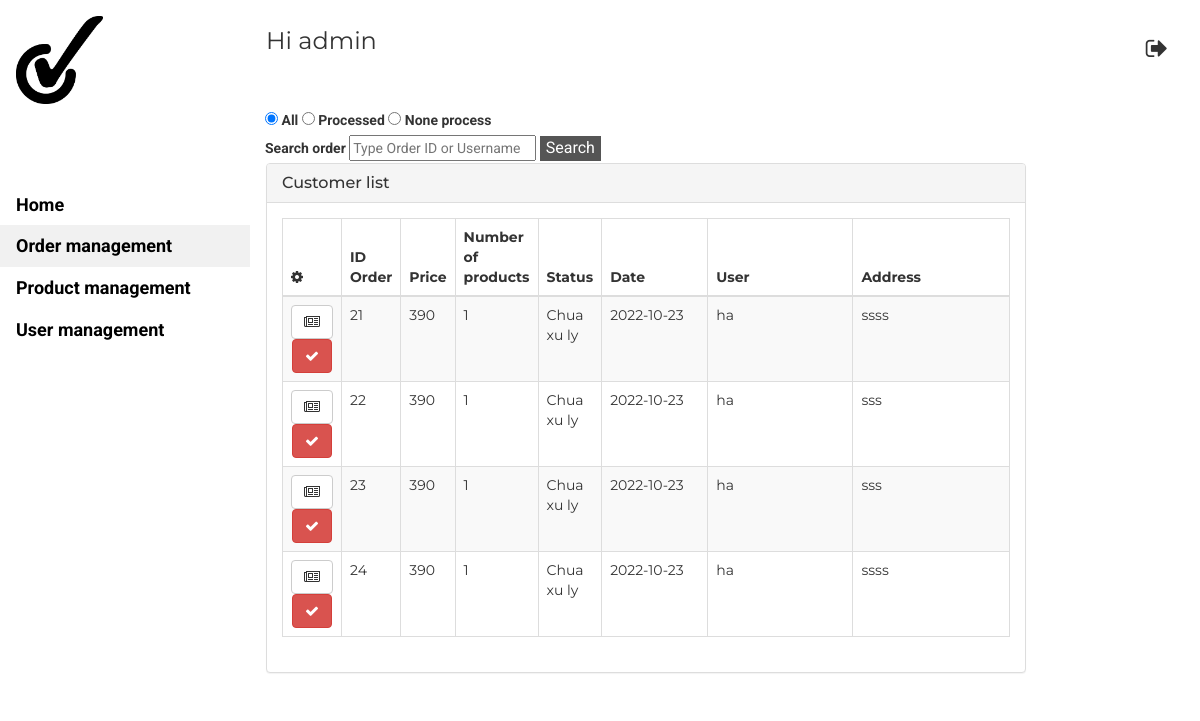
Screenshot of /admin/admin.php (signed in) with the database file from the repository.
### tables this page shows
CREATE TABLE `donhang` (
  `maDon` int(30) NOT NULL,
  `giaDon` int(30) NOT NULL,
  `soluongMua` int(30) NOT NULL,
  `tinhtrang` varchar(64) NOT NULL,
  `ngaydat` date NOT NULL,
  `userKH` varchar(64) NOT NULL,
  `diachinhan` varchar(50) NOT NULL
);

### process/login.php (called while the page is built, shortened)
<?php
function isLoginedAdmin(){
    return isset($_SESSION['admin']);
}

### admin/admin.php (the view, shortened to what this page needs)
<!DOCTYPE html>
<?php require_once('../process/login.php'); ?>
<html>
<link rel="stylesheet" href="../SOURCE.css">
<link rel="stylesheet" href="https://cdnjs.cloudflare.com/ajax/libs/font-awesome/4.7.0/css/font-awesome.min.css">
<link rel="stylesheet" href="https://maxcdn.bootstrapcdn.com/bootstrap/3.3.6/css/bootstrap.min.css">
<?php
if (isLoginedAdmin()) {
?>
  <body class="w3-content" style="max-width:1200px">
    <nav class="w3-sidebar w3-bar-block w3-white w3-collapse w3-top" style="z-index:3;width:250px" id="mySidebar">
      <div class="w3-container w3-display-container w3-padding-16">
        <a href="#"><img src="../Images/ANHNEN/logocheck.jpg" alt="LOGO" width="40%"></a>
      </div>
      <div class="w3-padding-64 w3-large w3-text-gray" style="font-weight:bold">
        <a href="index.php" class="w3-bar-item w3-button w3-white">Home</a>
        <a href="#" class="w3-button w3-block w3-light-grey w3-left-align">Order management</a>
        <a href="Productmanagement.php" class="w3-bar-item w3-button w3-white">Product management</a>
        <a href="user.php" class="w3-button w3-block w3-white w3-left-align">User management</a>
      </div>
    </nav>
    <div class="w3-main" style="margin-left:250px">
      <header class="w3-container w3-xlarge w3-padding-24">
        <p class="w3-left">Hi admin</p>
        <p class="w3-right">
          <a href="logoutadmin.php" class="w3-bar-item w3-button  w3-right">
            <i class="fa fa-sign-out  "></i>
          </a>
        </p>
      </header>
      <form style="padding-left: 15px;" onchange="reloadadmin()">
        <input type="radio" id="all" name="select" value="1" <?php if (isset($_REQUEST['select'])) {
                                                  echo ($_REQUEST['select'] == 1) ? 'checked="checked"' : '';
                                                }
                                                echo 'checked="checked"'  ?>>
        <label for="All">All</label>
        <input type="radio" id="pro" name="select" value="2" <?php if (isset($_REQUEST['select'])) {
                                                  echo ($_REQUEST['select'] == 2) ? 'checked="checked"' : '';
                                                } ?>>
        <label for="Processed">Processed</label>
        <input type="radio" id="nonepro" value="3" name="select"  <?php if (isset($_REQUEST['select'])) {
                                                      echo ($_REQUEST['select'] == 3) ? 'checked="checked"' : '';
                                                    } ?>>
        <label for="nonepro">None process</label>
        <div>
          <label for="searchOrder">Search order </label>
          <input type="text" id="textOrder" name="searchText" style="width: 20%" placeholder="Type Order ID or Username" value="<?php
                                                                                                              echo isset($_REQUEST['searchText']) ? $_REQUEST['searchText'] : "";
                                                                                                              ?>">
          <button class="button" onclick="reloadadmin()">Search</button>
        </div>
      </form>
      <div class="w3-container  ">
        <div class="row">
          <div class="col-md-10 ">
            <div class="panel panel-default panel-table">
              <div class="panel-heading">
                <div class="row">
                  <div class="col col-xs-6">
                    <h3 class="panel-title">Customer list</h3>
                  </div>
                </div>
              </div>
              <div class="panel-body">
                <?php
                $conn = createDbConnection();
                if (isset($_REQUEST['searchText'])) {
                  $seachtext = $_REQUEST['searchText'];
                  if (isset($_REQUEST['select'])) {
                    if ($_REQUEST['select'] == 1)
                      $sql = "SELECT * FROM donhang  where (maDon like '%$seachtext%' or userKH like '%$seachtext%')";
                    else if ($_REQUEST['select'] == 2)
                      $sql = "SELECT * FROM donhang WHERE tinhtrang='Da xu ly' and (maDon like '%$seachtext%' or userKH like '%$seachtext%')";
                    else
                      $sql = "SELECT * FROM donhang WHERE tinhtrang='Chua xu ly' and (maDon like '%$seachtext%' or userKH like '%$seachtext%')";
                  } else {
                    $sql = "SELECT * FROM donhang where (maDon like '%$seachtext%' or userKH like '%$seachtext%')";
                  }
                } else {
                  if (isset($_REQUEST['select'])) {
                    if ($_REQUEST['select'] == 1)
                      $sql = "SELECT * FROM donhang";
                    else if ($_REQUEST['select'] == 2)
                      $sql = "SELECT * FROM donhang WHERE tinhtrang='Da xu ly'";
                    else
                      $sql = "SELECT * FROM donhang WHERE tinhtrang='Chua xu ly'";
                  } else {
                    $sql = "SELECT * FROM donhang";
                  }
                }
                if ($result = mysqli_query($conn, $sql)) {
                  if (mysqli_num_rows($result) > 0) {
                ?>
                    <table class="table table-striped table-bordered table-list">
                      <thead>
                        <tr>
                          <th><em class="fa fa-cog"></em>
                          </th>
                          <th class="hidden-xs" width=75px>ID Order</th>
                          <th>Price</th>
                          <th width=80px>Number of products</th>
                          <th width=100px>Status</th>
                          <th width=20%>Date</th>
                          <th width=30%>User</th>
                          <th width=30%>Address</th>
                        </tr>
                      </thead>
                      <tbody>
                        <?php
                        while ($row = mysqli_fetch_array($result)) {
                        ?>
                          <tr>
                            <td align="center"><a class="btn btn-default">
                                <em class="fa fa-newspaper-o" onclick="billdetail('<?= $row['maDon'] ?>','<?= $row['userKH'] ?>'
                                )"></em></a>
                              <?php
                              if ($row['tinhtrang'] == "Chua xu ly") { ?>
                                <button class="btn btn-danger fa fa-check" onclick="myFunction('<?= $row['maDon'] ?>')"></button>
                              <?php } else { ?>
                                <button class="btn btn-danger fa fa-check" style="background-color: gray;"></button>
                              <?php } ?>
                            </td>
                            <td class="hidden-xs"><?php echo $row['maDon'] ?></td>
                            <td><?php echo $row['giaDon'] ?></td>
                            <td><?php echo $row['soluongMua'] ?></td>
                            <td><?php echo $row['tinhtrang'] ?></td>
                            <td><?php echo $row['ngaydat'] ?></td>
                            <td><?php echo $row['userKH'] ?></td>
                            <td><?php echo $row['diachinhan'] ?></td>
                          </tr>
              </div>
            </div>
      <?php
                        }
                      }
                    }
      ?>
  </body>
<?php
} else {
  echo '<script>window.location.replace("/WEB2/admin")</script>';
}
?>
</html>

### SOURCE.css (style rules this page uses)
html { box-sizing:border-box }
*,*:before,*:after { box-sizing:inherit }
html { -ms-text-size-adjust:100%;-webkit-text-size-adjust:100% }
body { margin:0 }
article,aside,details,figcaption,figure,footer,header,main,menu,nav,section { display:block }
a { background-color:transparent }
img { border-style:none }
button,input,select,textarea,optgroup { font:inherit;margin:0 }
button,input { overflow:visible }
button,select { text-transform:none }
button,[type=button],[type=reset],[type=submit] { -webkit-appearance:button }
[type=checkbox],[type=radio] { padding:0 }
html,body { font-family:Verdana,sans-serif;font-size:15px;line-height:1.5 }
html { overflow-x:hidden }
h3 { font-size:24px }
h1,h2,h3,h4,h5,h6 { font-family:"Segoe UI",Arial,sans-serif;font-weight:400;margin:10px 0 }
img { vertical-align:middle }
a { color:inherit }
.w3-btn,.w3-button { border:none;display:inline-block;padding:8px 16px;vertical-align:middle;overflow:hidden;text-decoration:none;color:inherit;background-color:inherit;text-align:center;cursor:pointer;white-space:nowrap }
.w3-btn,.w3-button { -webkit-touch-callout:none;-webkit-user-select:none;-khtml-user-select:none;-moz-user-select:none;-ms-user-select:none;user-select:none }
.w3-tooltip,.w3-display-container { position:relative }
.w3-sidebar { height:100%;width:200px;background-color:#fff;position:fixed!important;z-index:1;overflow:auto }
.w3-main,#main { transition:margin-left .4s }
.w3-bar-block .w3-bar-item { width:100%;display:block;padding:8px 16px;text-align:left;border:none;white-space:normal;float:none;outline:0 }
.w3-block { display:block;width:100% }
.w3-container:after,.w3-container:before,.w3-panel:after,.w3-panel:before,.w3-row:after,.w3-row:before,.w3-row-padding:after,.w3-row-padding:before, .w3-cell-row:before,.w3-cell-row:after,.w3-clear:after,.w3-clear:before,.w3-bar:before,.w3-bar:after { content:"";display:table;clear:both }
.w3-content,.w3-auto { margin-left:auto;margin-right:auto }
.w3-content { max-width:980px }
@media (min-width:993px) { .w3-sidebar.w3-collapse { display:block!important } }
.w3-top,.w3-bottom { position:fixed;width:100%;z-index:1 }
.w3-top { top:0 }
.w3-container,.w3-panel { padding:0.01em 16px }
.w3-large { font-size:18px!important }
.w3-xlarge { font-size:24px!important }
.w3-left-align { text-align:left!important }
.w3-padding-16 { padding-top:16px!important;padding-bottom:16px!important }
.w3-padding-24 { padding-top:24px!important;padding-bottom:24px!important }
.w3-padding-64 { padding-top:64px!important;padding-bottom:64px!important }
.w3-left { float:left!important }
.w3-right { float:right!important }
.w3-white,.w3-hover-white:hover { color:#000!important;background-color:#fff!important }
.w3-light-grey,.w3-hover-light-grey:hover,.w3-light-gray,.w3-hover-light-gray:hover { color:#000!important;background-color:#f1f1f1!important }
.w3-text-grey,.w3-hover-text-grey:hover,.w3-text-gray,.w3-hover-text-gray:hover { color:#757575!important }

### admin/admin.php (style rules this page uses)
.w3-sidebar a, form { font-family: "Roboto", sans-serif }
body, h1, h2, h3, h4, h5, h6, .w3-wide { font-family: "Montserrat", sans-serif; }
.button { background-color: #555555; border: none; color: white; text-align: center; text-decoration: none; display: inline-block; font-size: 16px; }

### rows the page displays
donhang: maDon "21", giaDon "390", soluongMua "1", tinhtrang "Chua xu ly", ngaydat "2022-10-23", userKH "ha", diachinhan "ssss"
donhang: maDon "22", giaDon "390", soluongMua "1", tinhtrang "Chua xu ly", ngaydat "2022-10-23", userKH "ha", diachinhan "sss"
donhang: maDon "23", giaDon "390", soluongMua "1", tinhtrang "Chua xu ly", ngaydat "2022-10-23", userKH "ha", diachinhan "sss"
donhang: maDon "24", giaDon "390", soluongMua "1", tinhtrang "Chua xu ly", ngaydat "2022-10-23", userKH "ha", diachinhan "ssss"
